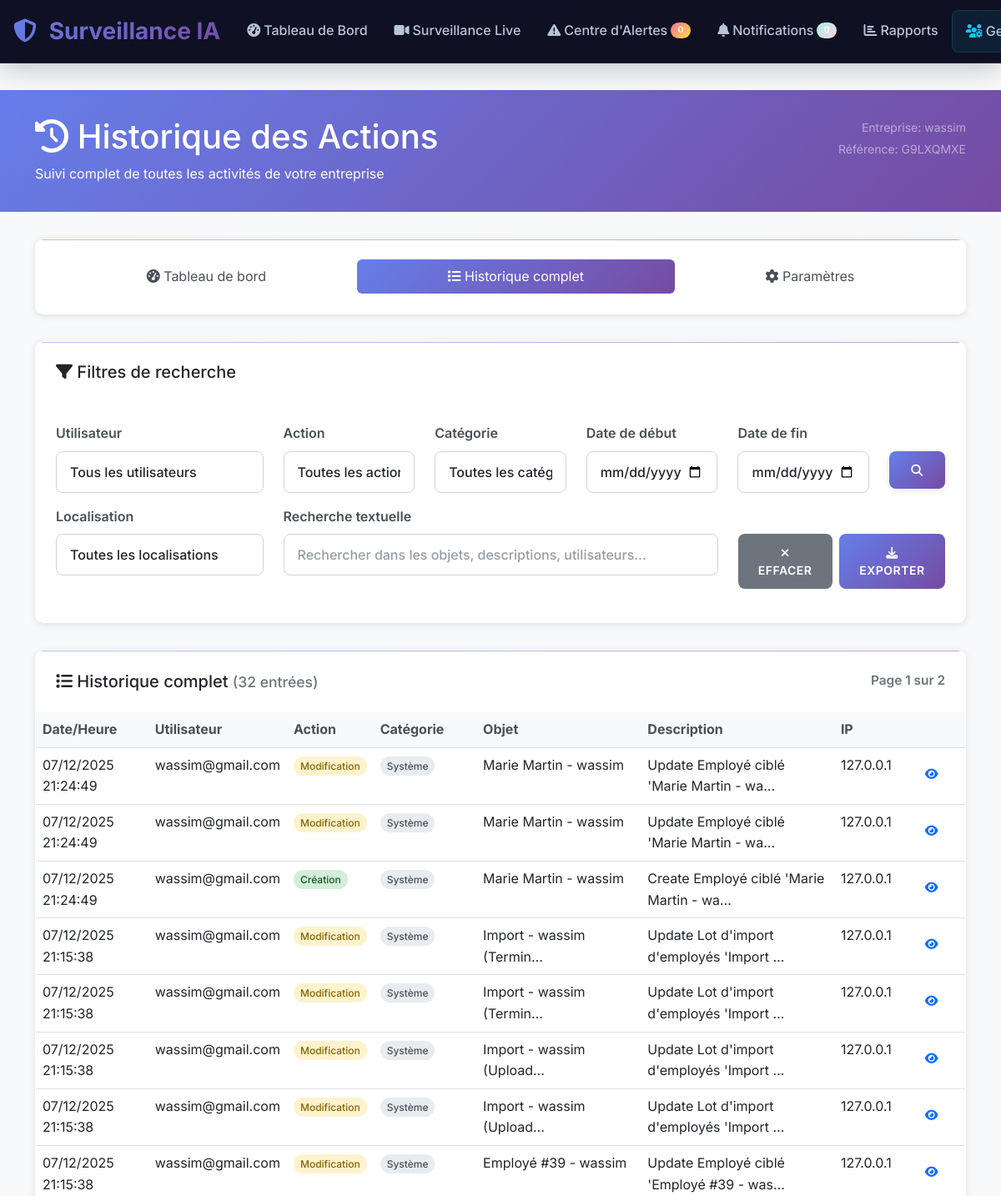
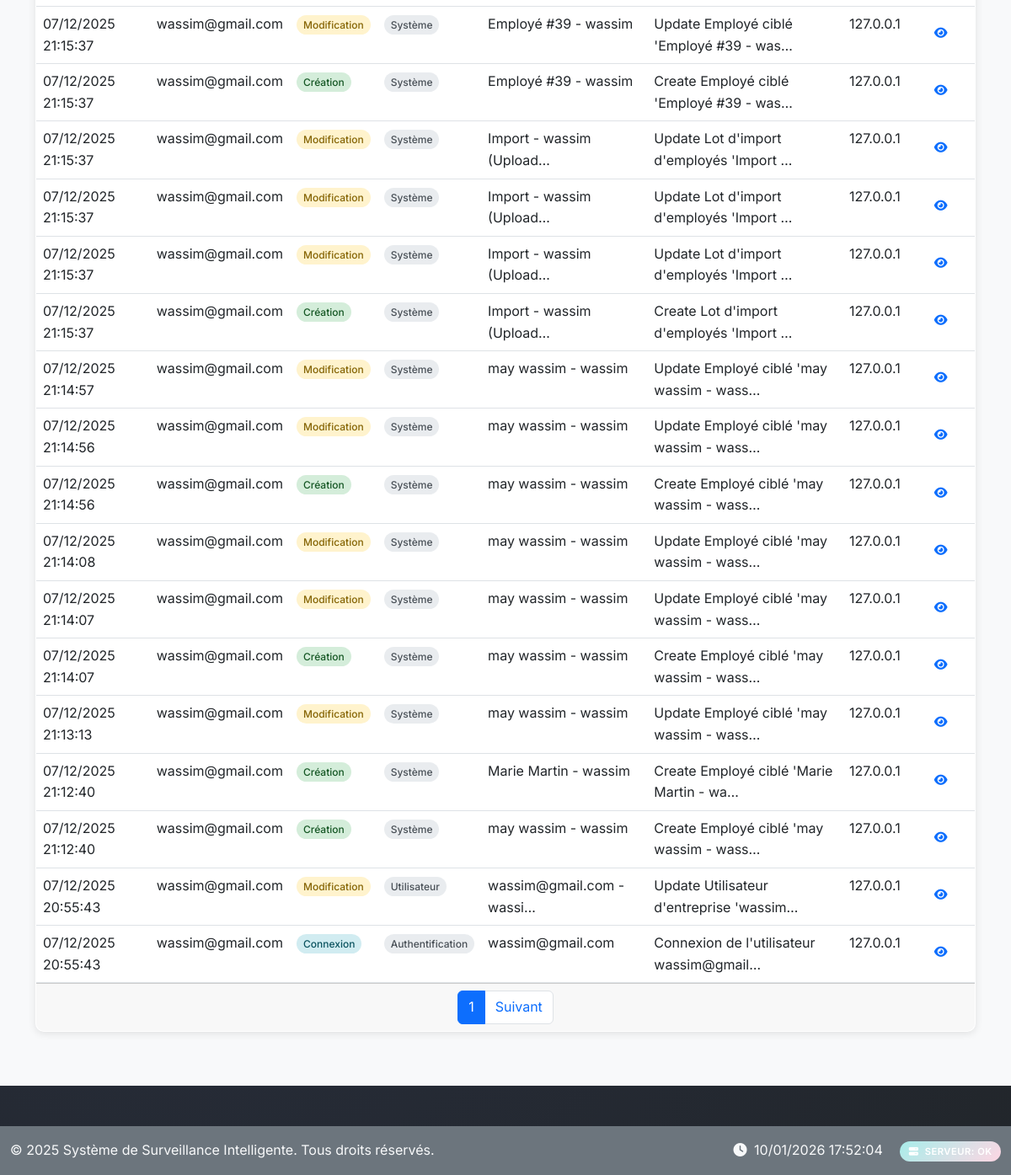
The page /history/list/ (signed in) on the database as committed earlier (2 pictures, top to bottom).
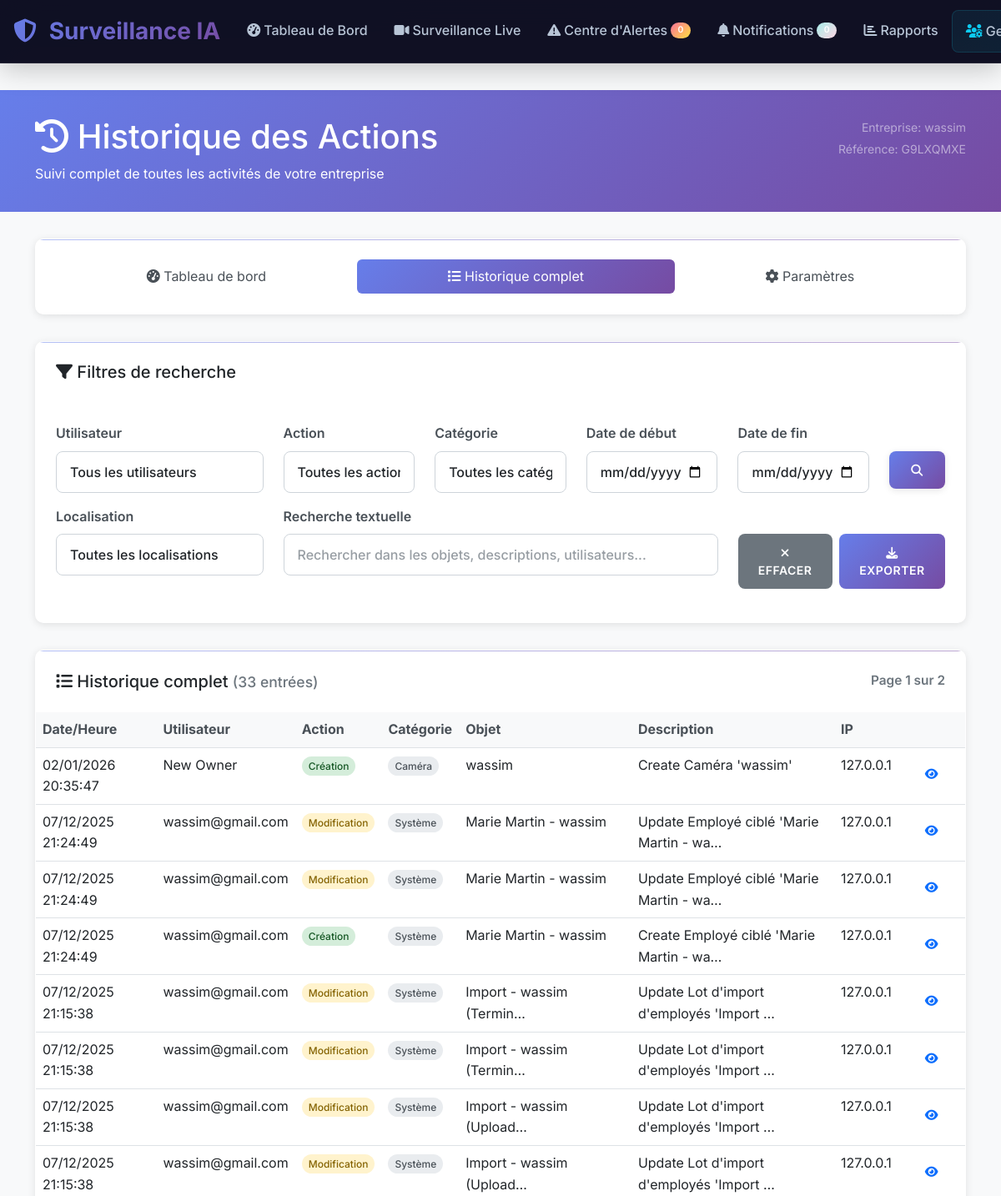
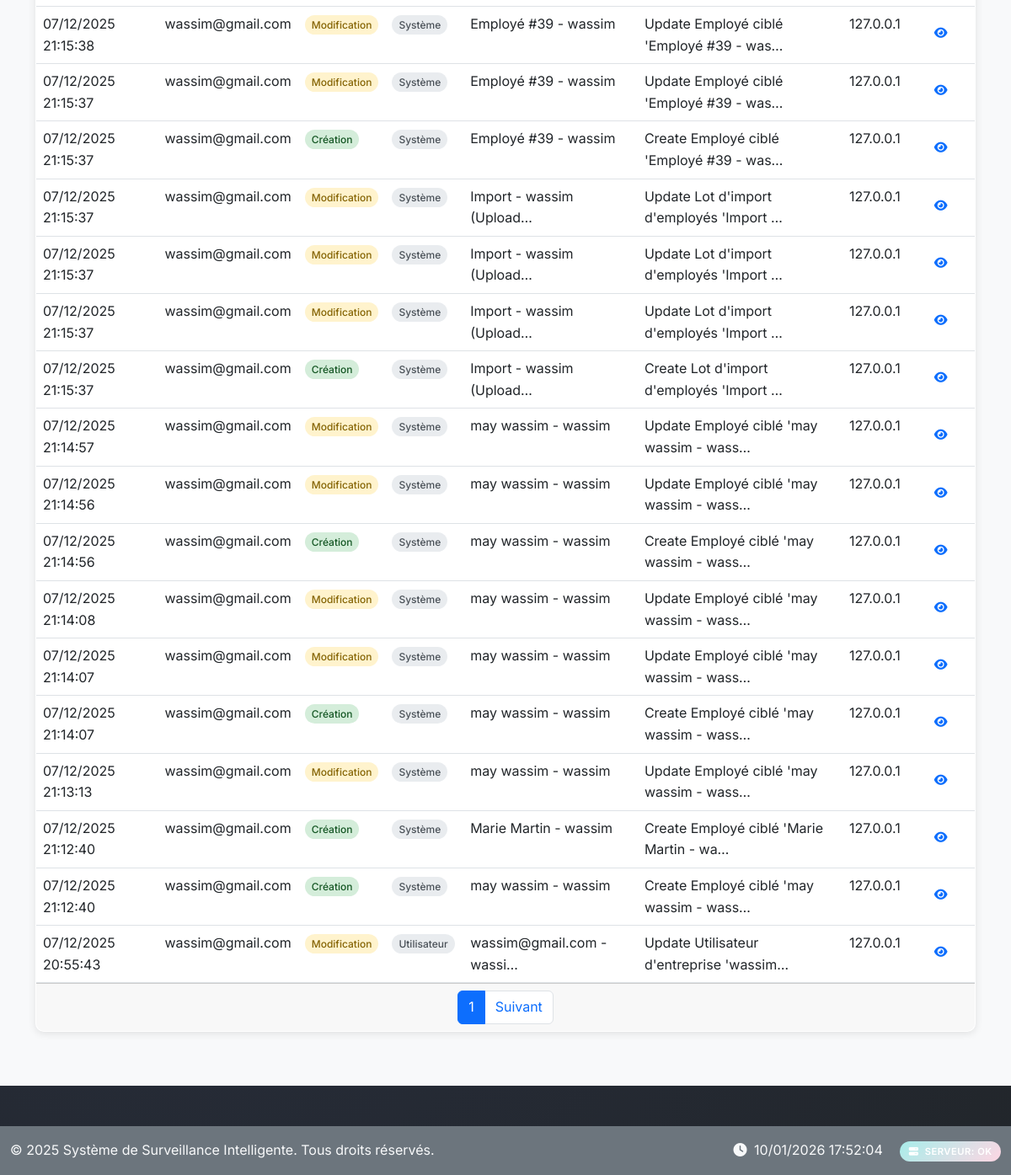
The same page on the database as committed later (2 pictures, top to bottom).
### history/models.py (models this page shows, shortened)
class HistoryEntry(models.Model):
    ACTION_CHOICES = [
        ('create', 'Création'),
        ('update', 'Modification'),
        ('delete', 'Suppression'),
        ('login', 'Connexion'),
        ('logout', 'Déconnexion'),
        ('view', 'Consultation'),
        ('export', 'Exportation'),
        ('import', 'Importation'),
        ('activate', 'Activation'),
        ('deactivate', 'Désactivation'),
        ('assign', 'Attribution'),
        ('unassign', 'Retrait d\'attribution'),
    ]
    CATEGORY_CHOICES = [
        ('user', 'Utilisateur'),
        ('company', 'Entreprise'),
        ('location', 'Localisation'),
        ('zone', 'Zone'),
        ('camera', 'Caméra'),
        ('alert', 'Alerte'),
        ('detection', 'Détection'),
        ('incident', 'Incident'),
        ('recording', 'Enregistrement'),
        ('settings', 'Paramètres'),
        ('system', 'Système'),
        ('auth', 'Authentification'),
        ('report', 'Rapport'),
        ('notification', 'Notification'),
    ]
    timestamp = models.DateTimeField(default=timezone.now, verbose_name="Horodatage")
    user = models.ForeignKey(
        User,
        on_delete=models.SET_NULL,
        null=True,
        blank=True,
        related_name='history_entries',
        verbose_name="Utilisateur"
    )
    action = models.CharField(max_length=20, choices=ACTION_CHOICES, verbose_name="Action")
    category = models.CharField(max_length=20, choices=CATEGORY_CHOICES, verbose_name="Catégorie")
    content_type = models.ForeignKey(ContentType, on_delete=models.CASCADE, null=True, blank=True)
    object_id = models.PositiveIntegerField(null=True, blank=True)
    content_object = GenericForeignKey('content_type', 'object_id')
    object_name = models.CharField(max_length=255, verbose_name="Nom de l'objet", help_text="Nom/titre de l'objet modifié")
    description = models.TextField(verbose_name="Description", help_text="Description détaillée de l'action")
    old_values = models.JSONField(null=True, blank=True, verbose_name="Anciennes valeurs")
    new_values = models.JSONField(null=True, blank=True, verbose_name="Nouvelles valeurs")
    changed_fields = models.JSONField(null=True, blank=True, verbose_name="Champs modifiés")
    ip_address = models.GenericIPAddressField(null=True, blank=True, verbose_name="Adresse IP")
    user_agent = models.TextField(blank=True, verbose_name="User Agent")
    session_key = models.CharField(max_length=40, blank=True, verbose_name="Clé de session")
    company = models.ForeignKey(
        'companies.Company',
        on_delete=models.CASCADE,
        null=True,
        blank=True,
        related_name='history_entries',
        verbose_name="Entreprise"
    )
    subcompany = models.ForeignKey(
        'companies.SubCompany',
        on_delete=models.CASCADE,
        null=True,
        blank=True,
        related_name='history_entries',
        verbose_name="Sous-entreprise"
    )
    location = models.ForeignKey(
        'monitoring.Location',
        on_delete=models.SET_NULL,
        null=True,
        blank=True,
        related_name='history_entries',
        verbose_name="Localisation"
    )
    is_sensitive = models.BooleanField(default=False, verbose_name="Données sensibles")
    is_system_action = models.BooleanField(default=False, verbose_name="Action système")
    class Meta:
        verbose_name = "Entrée d'historique"
        verbose_name_plural = "Entrées d'historique"
        ordering = ['-timestamp']
        indexes = [
            models.Index(fields=['timestamp']),
            models.Index(fields=['user', 'timestamp']),
            models.Index(fields=['company', 'timestamp']),
            models.Index(fields=['category', 'timestamp']),
            models.Index(fields=['action', 'timestamp']),
            models.Index(fields=['content_type', 'object_id']),
        ]

### history/views.py (the view, shortened to what this page needs)
# urls.py: path('list/', views.history_list, name='list'),
@login_required
def history_list(request):
    if not hasattr(request.user, 'company_profile'):
        messages.error(request, "Vous devez être associé à une entreprise pour accéder à l'historique.")
        return redirect('dashboard')
    company_user = request.user.company_profile
    if not company_user.is_manager and not company_user.is_owner:
        messages.error(request, "Vous n'avez pas les permissions pour accéder à l'historique.")
        return redirect('dashboard')
    company = company_user.company
    queryset = HistoryEntry.objects.filter(company=company)\
                                  .select_related('user', 'company', 'location', 'content_type')\
                                  .order_by('-timestamp')
    queryset = queryset.exclude(company__isnull=True)
    filters = {}
    user_filter = request.GET.get('user')
    if user_filter:
        queryset = queryset.filter(user_id=user_filter)
        filters['user'] = user_filter
    action_filter = request.GET.get('action')
    if action_filter:
        queryset = queryset.filter(action=action_filter)
        filters['action'] = action_filter
    category_filter = request.GET.get('category')
    if category_filter:
        queryset = queryset.filter(category=category_filter)
        filters['category'] = category_filter
    date_from = request.GET.get('date_from')
    date_to = request.GET.get('date_to')
    location_filter = request.GET.get('location')
    if location_filter:
        queryset = queryset.filter(location_id=location_filter)
        filters['location'] = location_filter
    search = request.GET.get('search')
    paginator = Paginator(queryset, 25)
    page_number = request.GET.get('page')
    page_obj = paginator.get_page(page_number)
    users = company.company_users.select_related('user').all()
    locations = company.locations.all()
    user_filter_queryset = queryset.filter(user__isnull=False).values_list('user_id', flat=True).distinct()
    users = users.filter(user_id__in=user_filter_queryset)
    context = {
        'page_obj': page_obj,
        'filters': filters,
        'users': users,
        'locations': locations,
        'action_choices': HistoryEntry.ACTION_CHOICES,
        'category_choices': HistoryEntry.CATEGORY_CHOICES,
        'company': company,
        'total_count': queryset.count(),
    }
    return render(request, 'history/list_simple.html', context)

### companies/models.py (called while the page is built)
    @property
    def is_owner(self):
        return self.role == 'owner'

    @property
    def is_manager(self):
        return self.role == 'manager'

    def get_accessible_subcompanies(self):
        if self.is_owner:
            return SubCompany.objects.filter(is_active=True)
        elif self.is_manager:
            assigned_subcompanies = self.subcompanies.filter(is_active=True)
            if assigned_subcompanies.exists():
                return assigned_subcompanies
            else:
                return self.company.subcompanies.filter(is_active=True)
        else:
            return self.subcompanies.filter(is_active=True)

### templates/history/list_simple.html (shortened to what the changed rows need)
{% extends "base.html" %}
{% load static %}
{% block content %}
<div class="history-header">
    <div class="container">
        <div class="row">
            <div class="col-md-8">
                <h1><i class="fas fa-history"></i> Historique des Actions</h1>
            </div>
        </div>
    </div>
</div>
<div class="container">
    <div class="card">
        <div class="card-header d-flex justify-content-between align-items-center">
            <h5 class="mb-0">
                <i class="fas fa-list"></i> Historique complet
                <small class="text-muted">({{ total_count }} entrée{{ total_count|pluralize }})</small>
            </h5>
        </div>
        <div class="card-body p-0">
            {% if page_obj %}
                <div class="table-responsive">
                    <table class="table table-hover mb-0">
                        <thead>
                            <tr>
                                <th>Date/Heure</th>
                                <th>Utilisateur</th>
                                <th>Action</th>
                                <th>Catégorie</th>
                                <th>Objet</th>
                                <th>Description</th>
                                <th>IP</th>
                                <th></th>
                            </tr>
                        </thead>
                        <tbody>
                            {% for entry in page_obj %}
                            <tr>
                                <td>{{ entry.timestamp|date:"d/m/Y H:i:s" }}</td>
                                <td>
                                    {% if entry.user %}
                                        {{ entry.user.get_full_name|default:entry.user.username }}
                                    {% else %}
                                        <em class="text-muted">Système</em>
                                    {% endif %}
                                </td>
                                <td>
                                    <span class="action-badge action-{{ entry.action }}">
                                        {{ entry.get_action_display }}
                                    </span>
                                </td>
                                <td>
                                    <span class="category-badge">
                                        {{ entry.get_category_display }}
                                    </span>
                                </td>
                                <td>{{ entry.object_name|truncatechars:25 }}</td>
                                <td>{{ entry.description|truncatechars:40 }}</td>
                                <td>
                                    {% if entry.ip_address %}
                                        {{ entry.ip_address }}
                                    {% else %}
                                        <small class="text-muted">-</small>
                                    {% endif %}
                                </td>
                                <td>
                                    <a href="{% url 'history:detail' entry.id %}"
                                       class="btn btn-sm btn-outline-primary">
                                        <i class="fas fa-eye"></i>
                                    </a>
                                </td>
                            </tr>
                            {% endfor %}
                        </tbody>
                    </table>
                </div>
            {% endif %}
        </div>
    </div>
</div>
{% endblock %}

Rows that differ between the two databases and show on the page:
no longer on this page (row unchanged): HistoryEntry: timestamp "07/12/2025 20:55:43", user.get_full_name "wassim@gmail.com", action "Connexion", category "Authentification", object_name "wassim@gmail.com", description "Connexion de l'utilisateur wassim@gmail…", ip_address "127.0.0.1"
added HistoryEntry: timestamp "02/01/2026 20:35:47", user.get_full_name "New Owner", action "Création", category "Caméra", object_name "wassim", description "Create Caméra 'wassim'", ip_address "127.0.0.1"
Other text that changed with them:
{{ total_count }}: "32" → "33"
